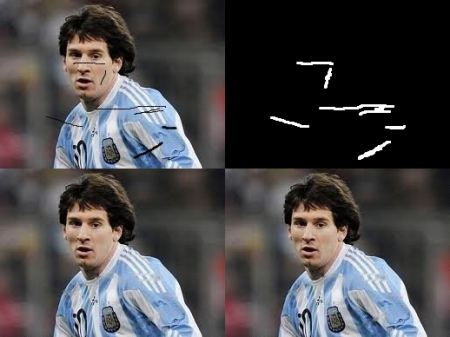
#> input picture image/mesi1.jpg, 450 x 337 px; the run also reads 1 picture not shown here
$ python mes.py
#> lines starting #> are read from the running program, lines starting #| are printed output that depends on the picture
import numpy as np
import cv2
img = cv2.imread('image/mesi1.jpg')
#> img is the input picture: shape (337, 450, 3); mean B, G, R 73.3, 70.9, 72.5
mask = cv2.imread('image/mesi2.png',0)
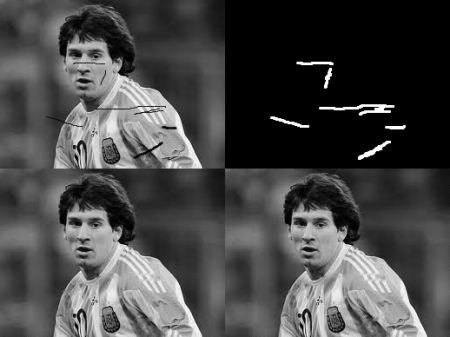
#> mask: shape (337, 450); min 0, max 255, mean 71.7
dst = cv2.inpaint(img,mask,3,cv2.INPAINT_TELEA)
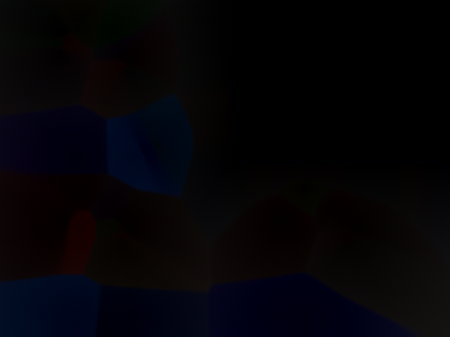
#> dst: shape (337, 450, 3); mean B, G, R 7.3, 3.4, 4.6
cv2.imshow('dst',dst)
cv2.waitKey(0)
cv2.destroyAllWindows()
